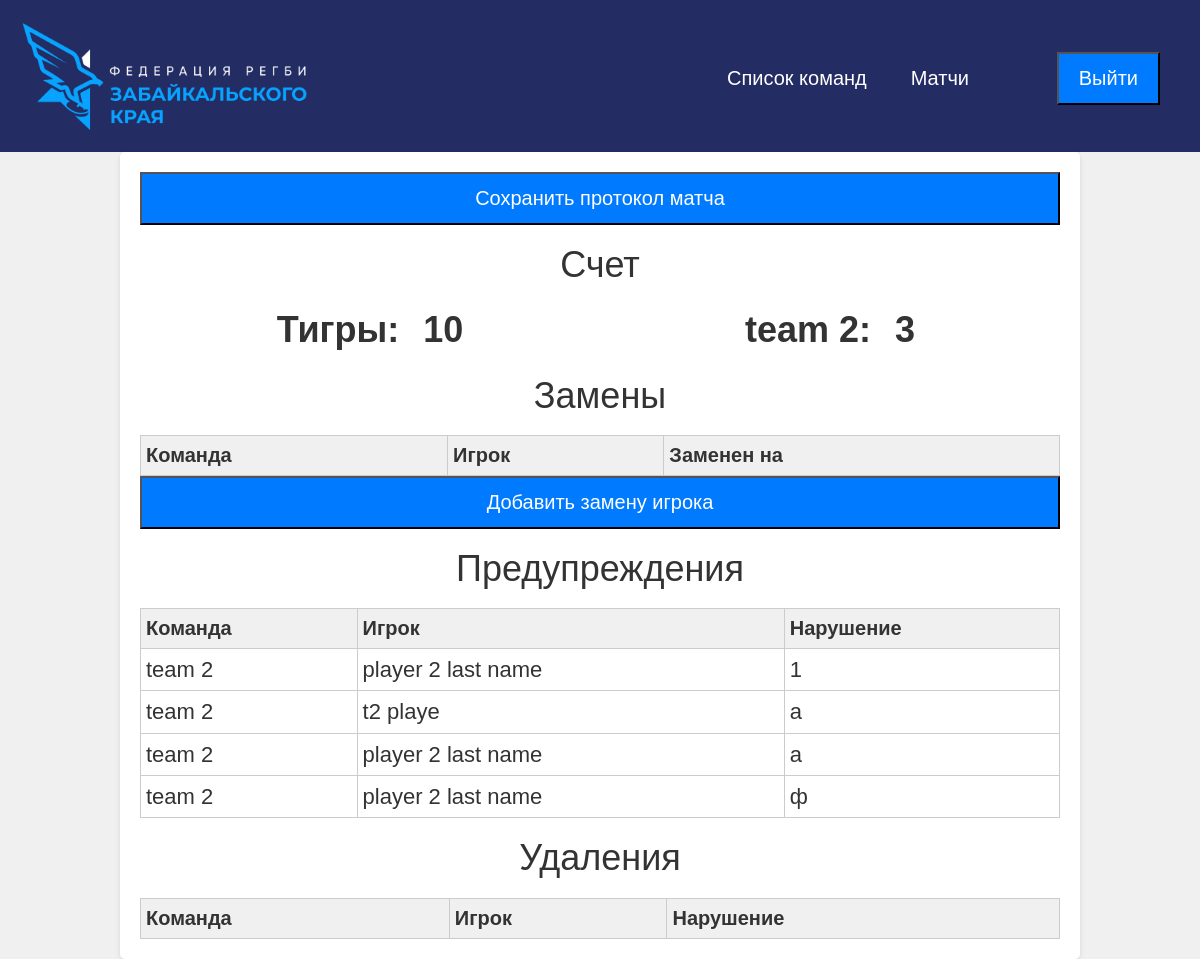
The page /matchDetail/5/ on the database as committed earlier.
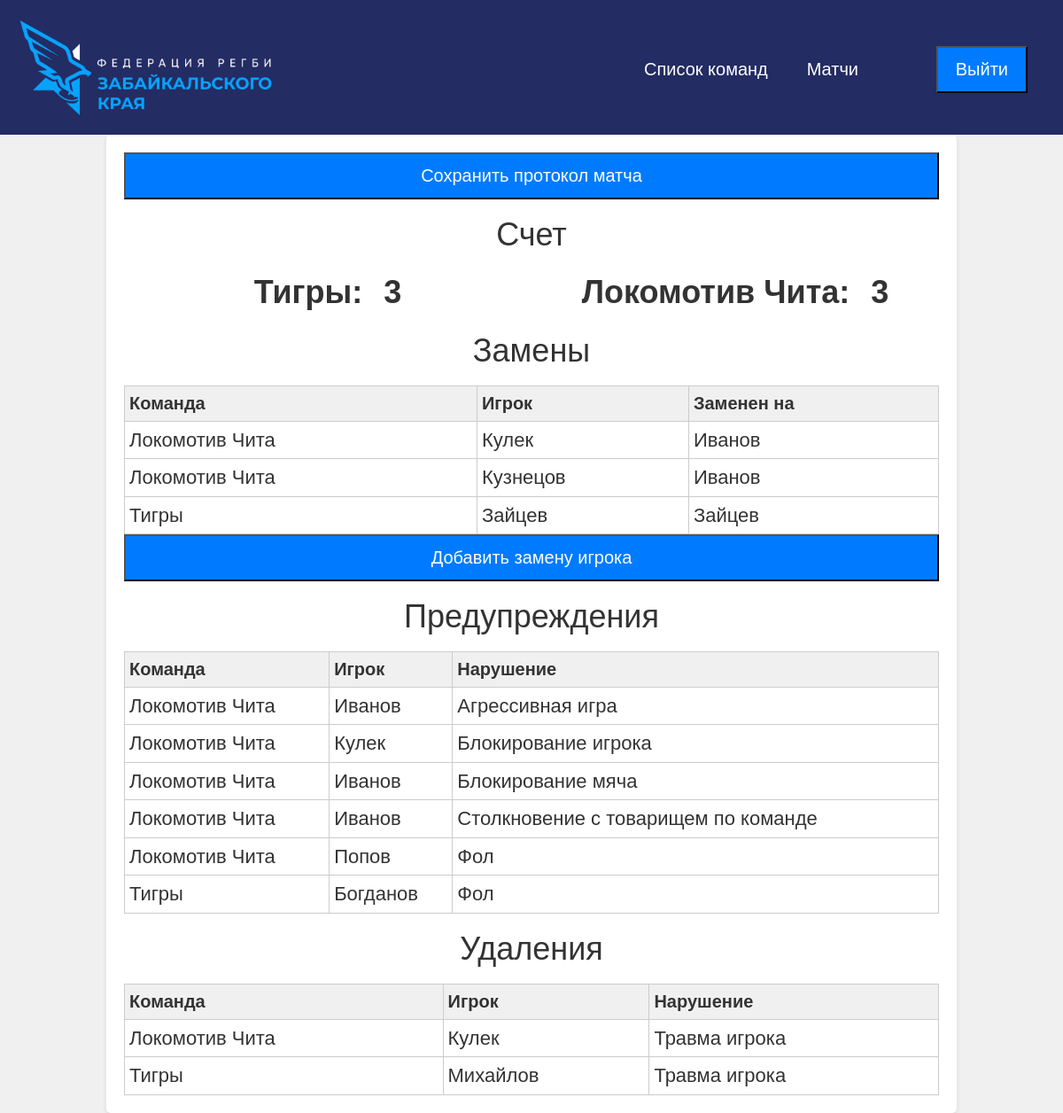
The same page on the database as committed later.
### referee/models.py (models this page shows, shortened)
class Match(models.Model):
    TeamA=models.ForeignKey(Team, related_name='teamA', on_delete=models.CASCADE)
    TeamB=models.ForeignKey(Team, related_name='teamB', on_delete=models.CASCADE)
    StartTime=models.TimeField()
    EndTime=models.TimeField(blank=True,null=True)
    ScoreA=models.IntegerField(blank=True,null=True)
    ScoreB=models.IntegerField(blank=True,null=True)
    Type=models.ForeignKey('MatchType',related_name='type', on_delete=models.CASCADE)
    class Meta:
        verbose_name = 'Матч'
        verbose_name_plural = 'Матчи'

class Aletrs(models.Model):
    MatchID=models.ForeignKey(Match, related_name='alerts', on_delete=models.CASCADE)
    PlayerID=models.ForeignKey(Player,related_name='alerts', on_delete=models.CASCADE)
    Reazon=models.TextField()
    class Meta:
        verbose_name="Предупреждение"
        verbose_name_plural="Предупреждения"

class Changes(models.Model):
    MatchID=models.ForeignKey(Match, related_name='changes_on_match', on_delete=models.CASCADE)
    ChangedPlayerID=models.ForeignKey(Player,related_name='changed_player', on_delete=models.CASCADE)
    NewPlayerID=models.ForeignKey(Player,related_name='new_player', on_delete=models.CASCADE)
    class Meta:
        verbose_name="Замены"
        verbose_name_plural="Замены"

class Deletes(models.Model):
    MatchID=models.ForeignKey(Match, related_name='deletes', on_delete=models.CASCADE)
    PlayerID=models.ForeignKey(Player,related_name='deletes', on_delete=models.CASCADE)
    Reazon=models.TextField()
    class Meta:
        verbose_name="Удаление"
        verbose_name_plural="Удаления"

### trener/models.py (models this page shows, shortened)
class Team(models.Model):
    Name=models.TextField()
    TShirts=models.TextField()
    Pants=models.TextField()
    City=models.TextField()
    Trener=models.ForeignKey(mod.User,related_name='team', on_delete=models.CASCADE)
    class Meta:
        verbose_name = 'Команда'
        verbose_name_plural = 'Команды'
    def __str__(self):
        return self.Name

class Player(models.Model):
    FName=models.TextField(max_length=100)
    SName=models.TextField(max_length=100, blank=True)
    LName=models.TextField(max_length=100)
    Team=models.ForeignKey(Team, related_name='teamdetail', on_delete=models.CASCADE)
    Number=models.TextField()
    Capitan=models.BooleanField(default=False)
    class Meta:
        verbose_name = 'Игрок'
        verbose_name_plural = 'Игроки'

### referee/views.py (the view)
# urls.py: path('matchDetail/<int:id>/',views.matchDetail,name='teamA_alerts'),
def matchDetail(request, id):
    match=get_object_or_404(Match, id=id)
    with connection.cursor() as cursor:
        alerts=Aletrs.objects.filter(MatchID=id)#получение данных о предупреждениях из бзы данных
        gols=Gols.objects.filter(MatchID=id)#получение данных о голах из бзы данных
        deletes=Deletes.objects.filter(MatchID=id)#получение данных об удалениях из бзы данных
        changes=Changes.objects.filter(MatchID=id)#получение данных о заменах игроков из бзы данных
        total_gols_a,total_gols_b=0,0
        for i in gols:
            if i.PlayerID.Team == i.MatchID.TeamA:
                total_gols_a+=i.GolType.Points
            else:
                total_gols_b+=i.GolType.Points
    match_l=Match.objects.filter(id=id)
    return render(request, 'matchdetail.html',{'Gols':gols,
                                               'GolsB':total_gols_b,
                                               'GolsA':total_gols_a,
                                               'alerts':alerts,
                                               'Match':match_l,
                                               'Deletes':deletes,
                                               'Changes':changes,
                                               'matchid':id})

### templates/matchdetail.html (shortened to what this page needs)
{% extends 'base.html' %}
{% block content %}
<div class="container">
	<a href="/save/{{matchid}}/"><button class="button">Сохранить протокол матча</button></a>
	<h1>Счет </h1>
	<div class="team-table">
		<div class="scoreboard">
			<div class="team">
				<span class="score">{{Match.0.TeamA}}:</span>
			  <span class="score">{{GolsA}}</span>
			</div>
			<div class="team">
				<span class="score">{{Match.0.TeamB}}:</span>
			  <span class="score">{{GolsB}}</span>
			</div>
		  </div>
	</div>
<div class="team-table">
	<div><h1>Замены</h1>
		<table class="team-table">
			<thead>
				<tr>
					<th>Команда</th>
					<th>Игрок</th>
					<th>Заменен на</th>
				</tr>
			</thead>
			<tbody>
				{% for i in Changes %}
					<tr>
						<td>{{i.ChangedPlayerID.Team}}</td>
						<td>{{i.ChangedPlayerID.LName}}</td>
						<td>{{i.NewPlayerID.LName}}</td>
					</tr>
					{%endfor%}
			</tbody>
		</table>
	</div>
	<a href="/addChange/{{matchid}}/"><button class="button add-player-btn">Добавить замену игрока</button></a>
	<div class="tA"><h1>Предупреждения</h1>
		<table class="team-table" id="alerts">
			<thead>
				<tr>
					<th>Команда</th>
					<th>Игрок</th>
					<th>Нарушение</th>
				</tr>
			</thead>
			<tbody>
				{% for i in alerts %}
				<tr>
					<td>{{i.PlayerID.Team}}</td>
					<td>{{i.PlayerID.LName}}</td>
					<td>{{i.Reazon}}</td>
				</tr>
				{%endfor%}
			</tbody>
		</table>
	</div>
<div><h1>Удаления</h1></div>
<div>
	<table class="team-table">
		<thead>
			<tr>
				<th>Команда</th>
				<th>Игрок</th>
				<th>Нарушение</th>
			</tr>
		</thead>
		<tbody>
			{% for i in Deletes %}
				<tr>
					<td>{{i.PlayerID.Team}}</td>
					<td>{{i.PlayerID.LName}}</td>
					<td>{{i.Reazon}}</td>
				</tr>
				{%endfor%}
		</tbody>
	</table>
</div>
</div>
{% endblock %}

Rows that differ between the two databases and show on the page:
changed through a linked row, Match "Тигры": TeamB.Name "team 2" → "Локомотив Чита"
added Changes: ChangedPlayerID.Team "Локомотив Чита", ChangedPlayerID.LName "Кулек", NewPlayerID.LName "Иванов"
added Changes: ChangedPlayerID.Team "Локомотив Чита", ChangedPlayerID.LName "Кузнецов", NewPlayerID.LName "Иванов"
added Changes: ChangedPlayerID.Team "Тигры", ChangedPlayerID.LName "Зайцев", NewPlayerID.LName "Зайцев"
changed Aletrs: PlayerID.Team "team 2" → "Локомотив Чита"; PlayerID.LName "player 2 last name" → "Иванов"; Reazon "1" → "Агрессивная игра"
changed Aletrs: PlayerID.Team "team 2" → "Локомотив Чита"; PlayerID.LName "t2 playe" → "Кулек"; Reazon "a" → "Блокирование игрока"
changed Aletrs: PlayerID.Team "team 2" → "Локомотив Чита"; PlayerID.LName "player 2 last name" → "Иванов"; Reazon "a" → "Блокирование мяча"
changed Aletrs: PlayerID.Team "team 2" → "Локомотив Чита"; PlayerID.LName "player 2 last name" → "Иванов"; Reazon "ф" → "Столкновение с товарищем по команде"
added Aletrs: PlayerID.Team "Локомотив Чита", PlayerID.LName "Попов", Reazon "Фол"
added Aletrs: PlayerID.Team "Тигры", PlayerID.LName "Богданов", Reazon "Фол"
added Deletes: PlayerID.Team "Локомотив Чита", PlayerID.LName "Кулек", Reazon "Травма игрока"
added Deletes: PlayerID.Team "Тигры", PlayerID.LName "Михайлов", Reazon "Травма игрока"
Other text that changed with them:
{{ GolsA }}: "10" → "3"
